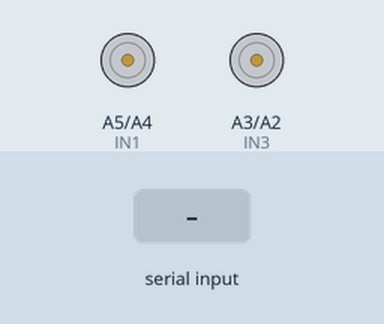
Recording of a sketch running on a simulated Arduino Uno, built with avr-gcc and run on an emulated ATmega328P. Parts: motor-driver pin pairs drawn as motors (green arrow = first pin HIGH = forward, orange = second pin HIGH = backward, longer = more drive, scaled by the enable pin). The inputs (shaded band) are chosen by the test bench. What the sketch prints to the serial monitor is not drawn.

Above: at 1.2 s.
1.3 s: "L" received over Serial
At 1.52 s:
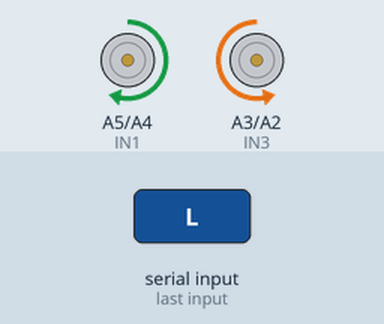
3.2 s: "R" received over Serial
At 3.42 s:
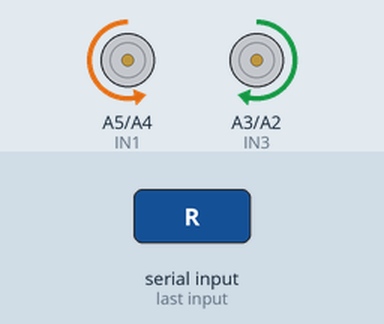
5.1 s: "T" received over Serial
At 7.2 s:
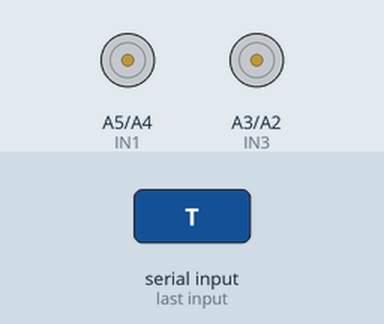
Timing chart, 0 to 15.4 s (numbered marks = the images above; inputs shaded):
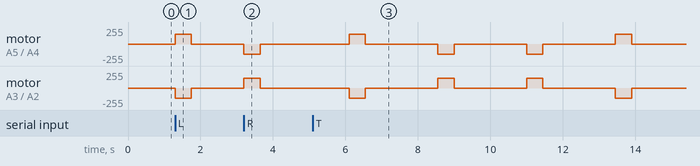

The sketch:

giro_90_grados.ino
```cpp
// PINES MOTORES
#define ENA 3       // PWM Motor Izquierdo
#define IN1 A5      // Dirección
#define IN2 A4      // Dirección

#define ENB 5       // PWM Motor Derecho
#define IN3 A3      // Dirección
#define IN4 A2      // Dirección

// Velocidades
int velocidadGiro = 150;  // Velocidad para giro
int tiempoGiro90 = 450;   // Tiempo para 90 grados (ajustar según robot)

void setup() {
  pinMode(ENA, OUTPUT);
  pinMode(ENB, OUTPUT);
  pinMode(IN1, OUTPUT);
  pinMode(IN2, OUTPUT);
  pinMode(IN3, OUTPUT);
  pinMode(IN4, OUTPUT);

  Serial.begin(9600);
  Serial.println("=== ROBOT - GIRO 90 GRADOS ===");
  Serial.println("Comandos:");
  Serial.println("L - Girar 90° izquierda");
  Serial.println("R - Girar 90° derecha");
  Serial.println("T - Probar ambos giros");

  pararMotores();
}

void loop() {
  if (Serial.available()) {
    char comando = Serial.read();

    if (comando == 'L' || comando == 'l') {
      Serial.println(">>> GIRANDO 90° IZQUIERDA");
      girar90Izquierda();
    }
    else if (comando == 'R' || comando == 'r') {
      Serial.println(">>> GIRANDO 90° DERECHA");
      girar90Derecha();
    }
    else if (comando == 'T' || comando == 't') {
      Serial.println(">>> PROBANDO AMBOS GIROS");
      probarGiros();
    }
  }
}

// =============================================
// FUNCIONES DE GIRO 90 GRADOS SOBRE SU EJE
// =============================================

void girar90Izquierda() {
  // Motor izquierdo: ATRÁS
  // Motor derecho: ADELANTE
  // Esto hace que gire sobre su eje central

  digitalWrite(IN1, HIGH);   // Izquierda atrás
  digitalWrite(IN2, LOW);
  digitalWrite(IN3, LOW);    // Derecha adelante
  digitalWrite(IN4, HIGH);

  analogWrite(ENA, velocidadGiro);
  analogWrite(ENB, velocidadGiro);

  delay(tiempoGiro90);  // Mantener el giro por el tiempo calculado

  pararMotores();
  Serial.println("✅ Giro 90° izquierda completado");
}

void girar90Derecha() {
  // Motor izquierdo: ADELANTE
  // Motor derecho: ATRÁS
  // Esto hace que gire sobre su eje central

  digitalWrite(IN1, LOW);    // Izquierda adelante
  digitalWrite(IN2, HIGH);
  digitalWrite(IN3, HIGH);   // Derecha atrás
  digitalWrite(IN4, LOW);

  analogWrite(ENA, velocidadGiro);
  analogWrite(ENB, velocidadGiro);

  delay(tiempoGiro90);  // Mantener el giro por el tiempo calculado

  pararMotores();
  Serial.println("✅ Giro 90° derecha completado");
}

// =============================================
// FUNCIONES AUXILIARES
// =============================================

void pararMotores() {
  digitalWrite(IN1, LOW);
  digitalWrite(IN2, LOW);
  digitalWrite(IN3, LOW);
  digitalWrite(IN4, LOW);
  analogWrite(ENA, 0);
  analogWrite(ENB, 0);
}

void probarGiros() {
  delay(1000);
  girar90Izquierda();
  delay(2000);
  girar90Derecha();
  delay(2000);
  girar90Derecha();
  delay(2000);
  girar90Izquierda();
  Serial.println(">>> PRUEBA DE GIROS COMPLETADA");
}
```

Measured:
- after the input at 1.3 s, motor on A5 (IN1) / A4 (IN2): stopped → forward 150/255 at once, → stopped 0.45 s later; motor on A3 (IN3) / A2 (IN4): stopped → backward 150/255 at once, → stopped 0.45 s later
- after the input at 3.2 s, motor on A5 (IN1) / A4 (IN2): stopped → backward 150/255 at once, → stopped 0.45 s later; motor on A3 (IN3) / A2 (IN4): stopped → forward 150/255 at once, → stopped 0.45 s later
